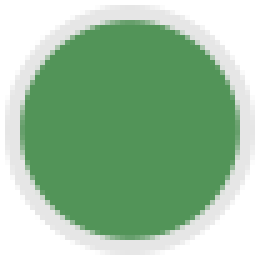
#> input picture gfx/knob-background-52.png, 52 x 52 px (shown 5 times larger)
$ python render-dial.py
#> lines starting #> are read from the running program, lines starting #| are printed output that depends on the picture
from PIL import Image

b = Image.open("knob-background-52.png")
#> b is the input picture: PIL image 52x52 RGBA; mean R, G, B, A 91.4, 128, 94.7, 185.2
l = Image.open("knob-line-52.png")
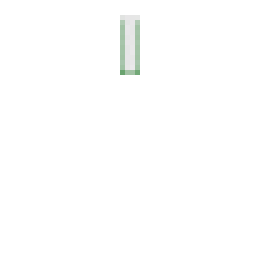
#> input picture gfx/knob-line-52.png, 52 x 52 px (shown 5 times larger)
#> l is the input picture: PIL image 52x52 RGBA; mean R, G, B, A 175.7, 196.3, 177.2, 4.5
bs = Image.new("RGBA", (52, 5252))
#> bs: PIL image 52x5252 RGBA; every value is 0
ls = Image.new("RGBA", (52, 5252))

for row in range(101):
    offset = (0, row * 52)
    bs.paste(b, offset)
    ls.paste(l.copy().rotate(135.0 - (float(row) * 0.01 * 270)), offset)
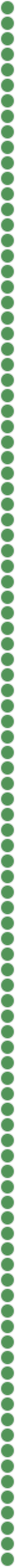
#> bs: PIL image 52x5252 RGBA (shown at 1/4 size); mean R, G, B, A 91.4, 128, 94.7, 185.2; transparent parts drawn white
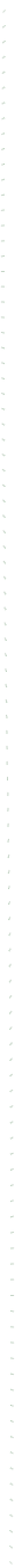
#> ls: PIL image 52x5252 RGBA (shown at 1/4 size); mean R, G, B, A 155.8, 176.4, 157.4, 4.5; transparent parts drawn white

bs.save("knob-backgrounds-52.png")
ls.save("knob-lines-52.png")
